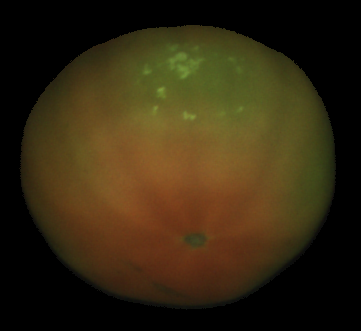
#> input picture data/tomatoes/obj0001/im02.png, 361 x 331 px; its folder holds only this picture in this run
$ jupyter execute --allow-errors figure9Recreation.ipynb
#> lines starting #> are read from the running program, lines starting #| are printed output that depends on the picture; after the words box and inside, x2 and y2 are one past the last pixel; in counts of white or black regions, pixels touching at a corner belong together
#> further down, img is the input picture: shape (331, 361, 3); mean B, G, R 16.7, 40.1, 52.1
### notebook_functions.py
import cv2
import numpy as np
import matplotlib.pyplot as plt
import random
import math
from statistics import mean

# GENERAL ELLIPSE FUNCTIONS

def create_mask_from_img (image):
    gray_img = cv2.cvtColor(image, cv2.COLOR_BGR2GRAY)
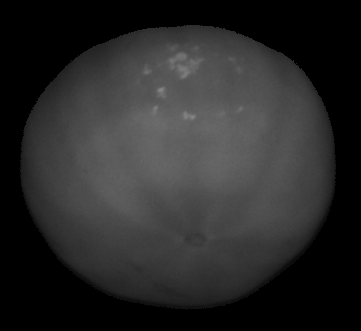
#> gray_img: shape (331, 361); min 0, max 135, mean 41
    _, mask = cv2.threshold(gray_img, 0, 255, cv2.THRESH_BINARY)
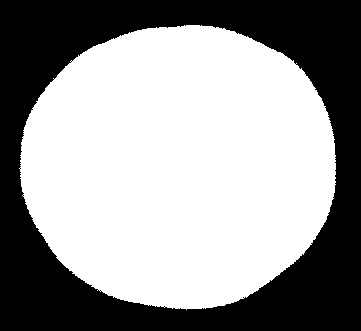
#> mask: shape (331, 361); 59.6% white; 1 black region, box (x1, y1, x2, y2) and area: (0, 0, 361, 331) 48292
    return mask

def calculate_ellipse_from_mask(binary_mask):
    mask = binary_mask.astype(np.int32)
    y_indices, x_indices = np.indices(mask.shape)
    positive_pixels = mask == 255
    result_x = x_indices[positive_pixels]
    result_y = y_indices[positive_pixels]
    n = len(result_x)
#> n = 71199

    sx = np.sum(result_x)
#> sx = 12727332
    cx = sx / len(result_x)
#> cx = 178.8
    sxx = np.sum(np.square(result_x))
#> sxx = 2725185740

    sy = np.sum(result_y)
#> sy = 11802814
    cy = sy / len(result_y)
#> cy = 165.8
    syy = np.sum(np.square(result_y))
#> syy = 2318444496

    mult_list = [x * y for x, y in zip(result_x, result_y)]
#> mult_list = 71199 items
    sxy = np.sum(mult_list)
#> sxy = 2105421171

    sigma_x2 = (sxx / n) - cx ** 2
#> sigma_x2 = 6321.5
    sigma_y2 = (syy / n) - cy ** 2
#> sigma_y2 = 5082.5
    sigma_xy = (sxy / n) - (cx * cy)
#> sigma_xy = -62.03

    cov_matrix = [[sigma_x2, sigma_xy], [sigma_xy, sigma_y2]]
#> cov_matrix = [[6321.5, -62.03], [-62.03, 5082.5]]
    eigenvalues, eigenvectors = np.linalg.eig(cov_matrix)
#> eigenvalues = [6324.6, 5079.4]; eigenvectors = [[0.999, 0.0499], [-0.0499, 0.999]]
    direction_a = eigenvectors[0] / np.linalg.norm(eigenvectors[0])
#> direction_a = [0.999, 0.0499]
    direction_b = eigenvectors[1] / np.linalg.norm(eigenvectors[1])
#> direction_b = [-0.0499, 0.999]

    a = int(2 * (math.sqrt(abs(eigenvalues[0]))))  # semi major axis of projected ellipse
#> a = 159
    b = int(2 * (math.sqrt(abs(eigenvalues[1]))))  # semi minor axis of projected ellipse
#> b = 142
#> `ellipse = notebook_functions.calculate_ellipse_from_mask(mask)`: ellipse = ([159, 142], [178, 165], [[0.999, 0.0499], [-0.0499, 0.999]], [[0.999, 0.0499], [-0.0499, 0.999]])

    return [a, b], [int(cx), int(cy)], [direction_a, direction_b] ,[*eigenvectors],

# [77 lines left out: functions draw_ellipse, draw_axes, draw_spheroid_on_view, table_for_views_w_spheroid, not called in this run]


def generate_random_colors(num_colors):
    return [(random.randint(0, 255), random.randint(0, 255), random.randint(0, 255)) for _ in range(num_colors)]

# [66 lines of commented-out code are left out]
# [90 lines left out: functions angle_estimation, get_trend_for_view, estimate_b_axe_trend, prev_post_values_b, choose_smooth_angle, join_images and 1 more, not called in this run]

### Point_312/figure9Recreation.ipynb
# Recreación de figura 9 del paper especifico del punto 3.1.2
Figure 9 gives an example for an oblate fruit, where the relation between the major
axes of the projected ellipses and the major axes of the spheroid can be easily seen.
Views of an oblate fruit. The major principal axes are very similar in all views (2a ≈ 2A). The range of the minor principal axis in each view is 2B < 2bi < 2A. The minor principal axis of the spheroid is visible in the fourth view starting from the left (b4 ≈ B).

[cell 1]
import os
import cv2
import numpy as np
import matplotlib.pyplot as plt

import notebook_functions
from statistics import mean

[cell 2]
def draw_major_axe(image, center, angle, major_axe, color):
    thickness = 2

    degrees = np.deg2rad(angle)
    # Calculate major axis start and end coordinates
    major_axis_endpoint1 = (
        int(center[0] + major_axe / 2 * np.cos(degrees + np.pi / 2)),
        int(center[1] + major_axe / 2 * np.sin(degrees + np.pi / 2))
    )
    major_axis_endpoint2 = (
        int(center[0] - major_axe / 2 * np.cos(degrees + np.pi / 2)),
        int(center[1] - major_axe / 2 * np.sin(degrees + np.pi / 2))
    )

    cv2.line(image, major_axis_endpoint1, major_axis_endpoint2, color, thickness)
    return image


def join_images(images):
    min_height = min([image.shape[0] for image in images])
    resized_imgs = [cv2.resize(image, (image.shape[1], min_height)) for image in images]
    joined_imgs = cv2.hconcat(resized_imgs)
    return joined_imgs

[cell 3]
fruit_type = "../data/tomatoes/obj0001"
image_files = [file for file in os.listdir(fruit_type)]  # Get list of all img names inside of folder
major_axe_views = []
rot_angle_views = []
center_angle_views = []

#> (the rest of this cell did not finish here and is left out)

$ run again, on data/tomatoes/obj0001/im06.png
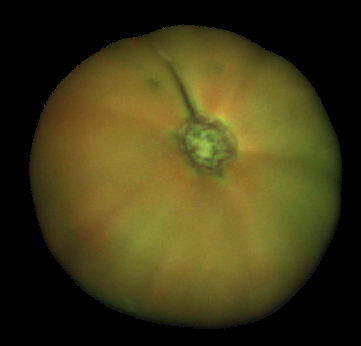
#> input picture data/tomatoes/obj0001/im06.png, 361 x 346 px
#> img is the input picture: shape (346, 361, 3); mean B, G, R 22.4, 58, 64.2
#> in create_mask_from_img, `gray_img = cv2.cvtColor(image, cv2.COLOR_BGR2GRAY)`:
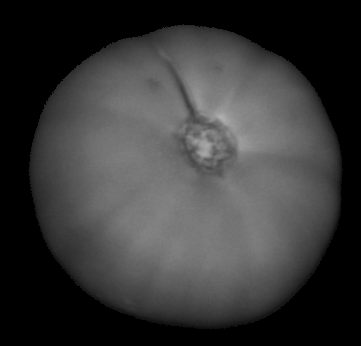
#> gray_img: shape (346, 361); min 0, max 178, mean 55.8
#> in create_mask_from_img, `_, mask = cv2.threshold(gray_img, 0, 255, cv2.THRESH_BINARY)`:
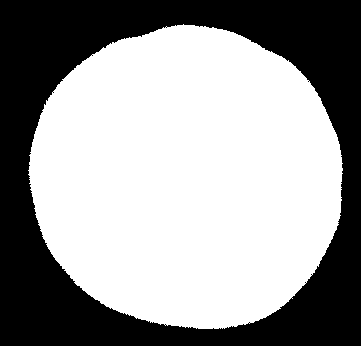
#> mask: shape (346, 361); 60.3% white; 1 black region, box (x1, y1, x2, y2) and area: (0, 0, 361, 346) 49572
#> n = 75334
#> sx = 14073674
#> cx = 186.8
#> sxx = 3097473152
#> sy = 13375043
#> cy = 177.5
#> syy = 2811115379
#> mult_list = 75334 items
#> sxy = 2512793081
#> sigma_x2 = 6215.9
#> sigma_y2 = 5793.8
#> sigma_xy = 187.3
#> cov_matrix = [[6215.9, 187.3], [187.3, 5793.8]]
#> eigenvalues = [6287, 5722.7]; eigenvectors = [[0.935, -0.355], [0.355, 0.935]]
#> direction_a = [0.935, -0.355]
#> direction_b = [0.355, 0.935]
#> a = 158
#> b = 151
#> ellipse = ([158, 151], [186, 177], [[0.935, -0.355], [0.355, 0.935]], [[0.935, -0.355], [0.355, 0.935]])

$ run again, on data/tomatoes/obj0001/im03.png
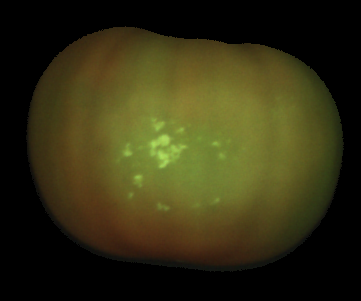
#> input picture data/tomatoes/obj0001/im03.png, 361 x 301 px
#> img is the input picture: shape (301, 361, 3); mean B, G, R 19.1, 48, 51.4
#> in create_mask_from_img, `gray_img = cv2.cvtColor(image, cv2.COLOR_BGR2GRAY)`:
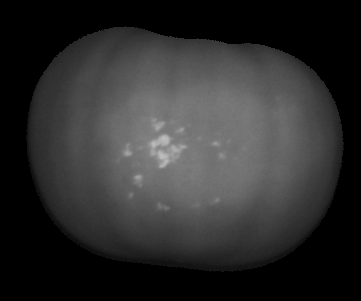
#> gray_img: shape (301, 361); min 0, max 194, mean 45.7
#> in create_mask_from_img, `_, mask = cv2.threshold(gray_img, 0, 255, cv2.THRESH_BINARY)`:
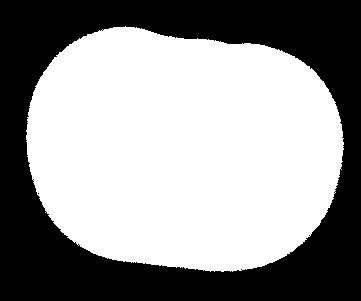
#> mask: shape (301, 361); 58.2% white; 2 black regions (1 under 20 px), largest, box (x1, y1, x2, y2) and area: (0, 0, 361, 301) 45461
#> n = 63199
#> sx = 11558420
#> cx = 182.9
#> sxx = 2539457798
#> sy = 9427749
#> cy = 149.2
#> syy = 1648201177
#> mult_list = 63199 items
#> sxy = 1748421341
#> sigma_x2 = 6733.4
#> sigma_y2 = 3826.2
#> sigma_xy = 382.7
#> cov_matrix = [[6733.4, 382.7], [382.7, 3826.2]]
#> eigenvalues = [6783, 3776.6]; eigenvectors = [[0.992, -0.128], [0.128, 0.992]]
#> direction_a = [0.992, -0.128]
#> direction_b = [0.128, 0.992]
#> a = 164
#> b = 122
#> ellipse = ([164, 122], [182, 149], [[0.992, -0.128], [0.128, 0.992]], [[0.992, -0.128], [0.128, 0.992]])
